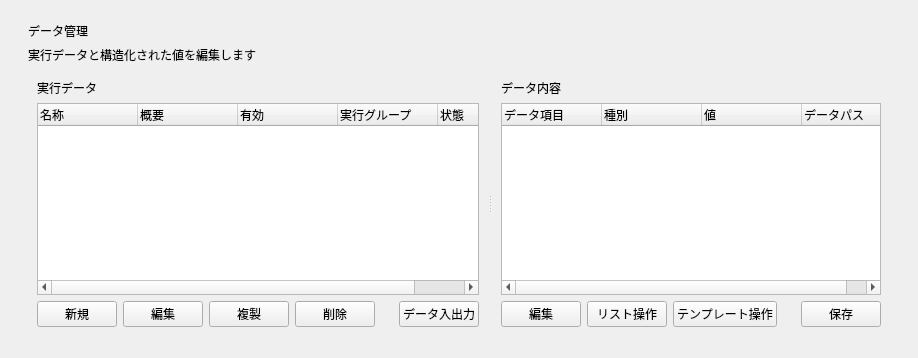
<?xml version="1.0" encoding="utf-8"?>
<ui version="4.0">
  <class>DataForm</class>
  <widget class="QWidget" name="DataForm">
    <layout class="QVBoxLayout" name="rootLayout" stretch="0,0,1">
      <property name="leftMargin">
        <number>28</number>
      </property>
      <property name="topMargin">
        <number>22</number>
      </property>
      <property name="rightMargin">
        <number>28</number>
      </property>
      <property name="bottomMargin">
        <number>22</number>
      </property>
      <item>
        <widget class="QLabel" name="titleLabel">
          <property name="pageTitle" stdset="0">
            <bool>true</bool>
          </property>
          <property name="text">
            <string>データ管理</string>
          </property>
        </widget>
      </item>
      <item>
        <widget class="QLabel" name="subtitleLabel">
          <property name="muted" stdset="0">
            <bool>true</bool>
          </property>
          <property name="text">
            <string>実行データと構造化された値を編集します</string>
          </property>
        </widget>
      </item>
      <item>
        <widget class="QSplitter" name="dataSplitter">
          <property name="orientation">
            <enum>Qt::Horizontal</enum>
          </property>
          <widget class="QFrame" name="recordCard">
            <property name="minimumSize"><size><width>280</width><height>0</height></size></property>
            <property name="sizePolicy"><sizepolicy hsizetype="Ignored" vsizetype="Preferred"><horstretch>0</horstretch><verstretch>0</verstretch></sizepolicy></property>
            <property name="card" stdset="0">
              <bool>true</bool>
            </property>
            <layout class="QVBoxLayout" name="recordLayout">
              <item>
                <widget class="QLabel" name="recordTitle">
                  <property name="cardTitle" stdset="0">
                    <bool>true</bool>
                  </property>
                  <property name="text">
                    <string>実行データ</string>
                  </property>
                </widget>
              </item>
              <item>
                <widget class="QTreeWidget" name="recordTree">
                  <property name="expandsOnDoubleClick"><bool>false</bool></property>
                  <column>
                    <property name="text">
                      <string>名称</string>
                    </property>
                  </column>
                  <column>
                    <property name="text">
                      <string>概要</string>
                    </property>
                  </column>
                  <column>
                    <property name="text">
                      <string>有効</string>
                    </property>
                  </column>
                  <column>
                    <property name="text">
                      <string>実行グループ</string>
                    </property>
                  </column>
                  <column>
                    <property name="text">
                      <string>状態</string>
                    </property>
                  </column>
                </widget>
              </item>
              <item>
                <layout class="QHBoxLayout" name="recordToolbar">
                  <item>
                    <widget class="QPushButton" name="addRecordButton">
                      <property name="primary" stdset="0">
                        <bool>true</bool>
                      </property>
                      <property name="text">
                        <string>新規</string>
                      </property>
                    </widget>
                  </item>
                  <item>
                    <widget class="QPushButton" name="editRecordButton">
                      <property name="text">
                        <string>編集</string>
                      </property>
                    </widget>
                  </item>
                  <item>
                    <widget class="QPushButton" name="copyRecordButton">
                      <property name="text">
                        <string>複製</string>
                      </property>
                    </widget>
                  </item>
                  <item>
                    <widget class="QPushButton" name="deleteRecordButton">
                      <property name="danger" stdset="0">
                        <bool>true</bool>
                      </property>
                      <property name="text">
                        <string>削除</string>
                      </property>
                    </widget>
                  </item>
                  <item>
                    <spacer name="recordStretch">
                      <property name="orientation">
                        <enum>Qt::Horizontal</enum>
                      </property>
                      <property name="sizeHint">
                        <size>
                          <width>20</width>
                          <height>20</height>
                        </size>
                      </property>
                    </spacer>
                  </item>
                  <item>
                    <widget class="QPushButton" name="exportDataJsonButton">
                      <property name="text"><string>データ入出力</string></property>
                    </widget>
                  </item>
                </layout>
              </item>
            </layout>
          </widget>
          <widget class="QFrame" name="valueCard">
            <property name="minimumSize"><size><width>360</width><height>0</height></size></property>
            <property name="sizePolicy"><sizepolicy hsizetype="Ignored" vsizetype="Preferred"><horstretch>0</horstretch><verstretch>0</verstretch></sizepolicy></property>
            <property name="card" stdset="0">
              <bool>true</bool>
            </property>
            <layout class="QVBoxLayout" name="valueLayout">
              <item>
                <widget class="QLabel" name="valueTitle">
                  <property name="cardTitle" stdset="0">
                    <bool>true</bool>
                  </property>
                  <property name="text">
                    <string>データ内容</string>
                  </property>
                </widget>
              </item>
              <item>
                <widget class="QTreeWidget" name="valueTree">
                  <property name="expandsOnDoubleClick"><bool>false</bool></property>
                  <column>
                    <property name="text">
                      <string>データ項目</string>
                    </property>
                  </column>
                  <column>
                    <property name="text">
                      <string>種別</string>
                    </property>
                  </column>
                  <column>
                    <property name="text">
                      <string>値</string>
                    </property>
                  </column>
                  <column>
                    <property name="text">
                      <string>データパス</string>
                    </property>
                  </column>
                </widget>
              </item>
              <item>
                <layout class="QHBoxLayout" name="valueToolbar">
                  <item>
                    <widget class="QPushButton" name="editValueButton">
                      <property name="text">
                        <string>編集</string>
                      </property>
                    </widget>
                  </item>
                  <item>
                    <widget class="QPushButton" name="addListItemButton">
                      <property name="text"><string>リスト操作</string></property>
                    </widget>
                  </item>
                  <item>
                    <widget class="QPushButton" name="addTemplateButton">
                      <property name="text"><string>テンプレート操作</string></property>
                    </widget>
                  </item>
                  <item>
                    <spacer name="valueStretch">
                      <property name="orientation">
                        <enum>Qt::Horizontal</enum>
                      </property>
                      <property name="sizeHint">
                        <size>
                          <width>20</width>
                          <height>20</height>
                        </size>
                      </property>
                    </spacer>
                  </item>
                  <item>
                    <widget class="QPushButton" name="saveRecordButton">
                      <property name="primary" stdset="0">
                        <bool>true</bool>
                      </property>
                      <property name="text">
                        <string>保存</string>
                      </property>
                    </widget>
                  </item>
                </layout>
              </item>
            </layout>
          </widget>
        </widget>
      </item>
    </layout>
  </widget>
  <resources />
  <connections />
</ui>
